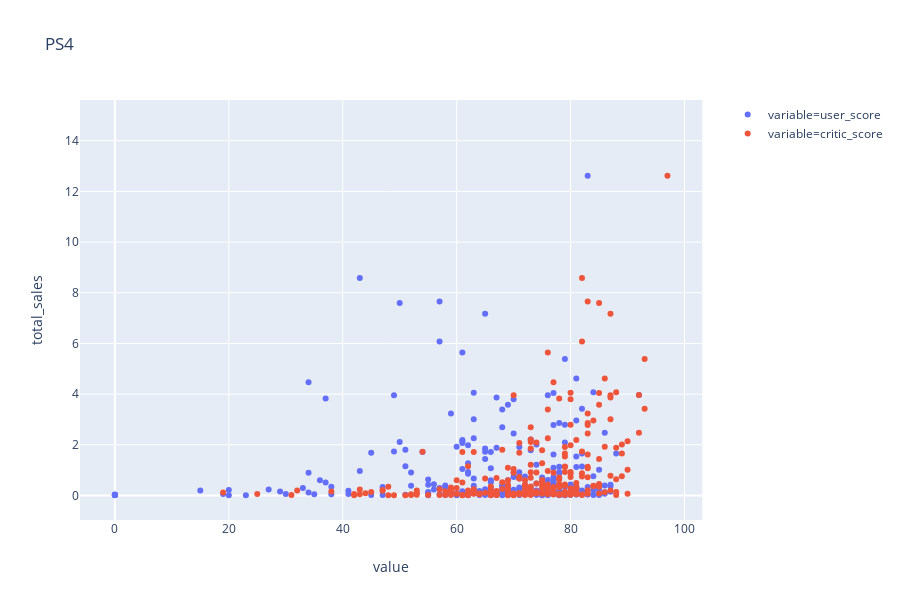
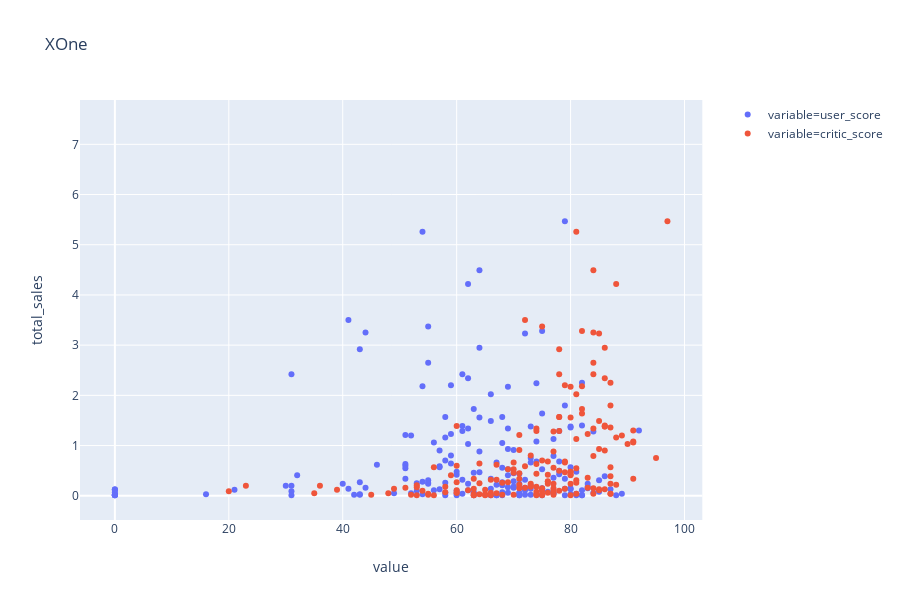
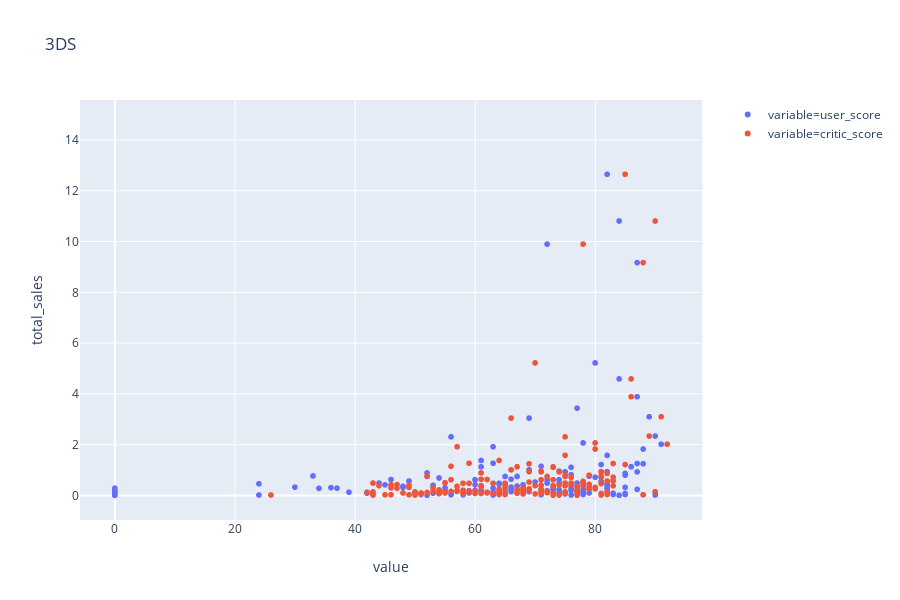
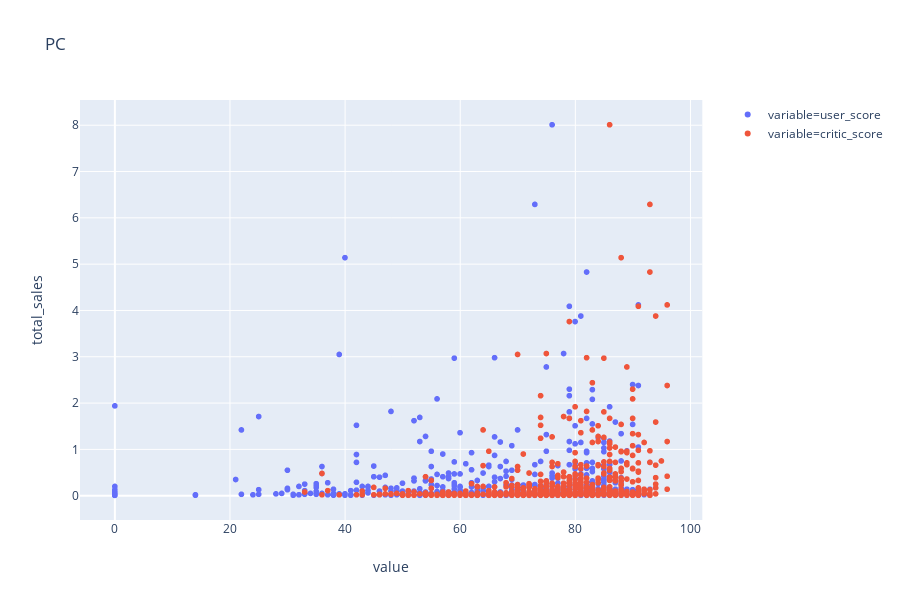

The notebook cell these images were saved under, in order:
### Markdown cell above
&nbsp;&nbsp;&nbsp;&nbsp;&nbsp;Самаые популярные платформы - PlayStation 4 и Nintendo 3DS. XBox One проигрывает конкуренцию PlayStation 4 т.к. наиболее популярные мультиплатформенные тайтлы на PS4 продаются примерно в два раза лучше:
- Call of Duty: Black Ops 3 14,63 млн. долл. на PS4 и 7,39 млн. долл. на XBox One;
- Grand Theft Auto V 12,62 млн. долл. на PS4 и 5,47 млн. долл. на XBox One.  

&nbsp;&nbsp;&nbsp;&nbsp;&nbsp;Медианные продажи на трёх стационарных игровых платформах (PS4, XBox One и WiiU) одинаковы - 0,2 млн. долл., на мобильной Nintendo 3DS - 0,09 млн. долл., на PC - 0,08 млн. долл.  
&nbsp;&nbsp;&nbsp;&nbsp;&nbsp;Посмотрим, как влияют на продажи отзывы пользователей и критиков внутри платформ. Построим диаграммы рассеяния.

### Code cell
for platform in actual_platforms:
    scatter_data = games_data.loc[games_data['platform'] == platform]
    scatter_data['user_score'] = scatter_data['user_score'] * 10
    scatter_data = scatter_data.melt(id_vars='total_sales', value_vars=['user_score', 'critic_score'])
    fig = px.scatter(scatter_data, x='value', y='total_sales', color='variable', title=platform)
    fig.show()

### Figure 1 — Plotly figure (JSON) as saved in the notebook; plotly's stock layout.template omitted (floating-point values rounded to 4 significant figures; data arrays with more than 128 entries replaced by an {"elided": "..."} marker saying what was removed)
{"data": [{"hoverlabel": {"namelength": 0}, "hovertemplate": "variable=user_score<br>value=%{x}<br>total_sales=%{y}", "legendgroup": "variable=user_score", "marker": {"color": "#636efa", "symbol": "circle"}, "mode": "markers", "name": "variable=user_score", "showlegend": true, "type": "scatter", "x": {"elided": "392 int values"}, "xaxis": "x", "y": {"elided": "392 float values"}, "yaxis": "y"}, {"hoverlabel": {"namelength": 0}, "hovertemplate": "variable=critic_score<br>value=%{x}<br>total_sales=%{y}", "legendgroup": "variable=critic_score", "marker": {"color": "#EF553B", "symbol": "circle"}, "mode": "markers", "name": "variable=critic_score", "showlegend": true, "type": "scatter", "x": {"elided": "392 int values"}, "xaxis": "x", "y": {"elided": "392 float values"}, "yaxis": "y"}], "layout": {"height": 600, "legend": {"tracegroupgap": 0}, "title": {"text": "PS4"}, "xaxis": {"anchor": "y", "domain": [0, 0.98], "title": {"text": "value"}}, "yaxis": {"anchor": "x", "domain": [0, 1], "title": {"text": "total_sales"}}}}

### Figure 2 — Plotly figure (JSON) as saved in the notebook; plotly's stock layout.template omitted (floating-point values rounded to 4 significant figures; data arrays with more than 128 entries replaced by an {"elided": "..."} marker saying what was removed)
{"data": [{"hoverlabel": {"namelength": 0}, "hovertemplate": "variable=user_score<br>value=%{x}<br>total_sales=%{y}", "legendgroup": "variable=user_score", "marker": {"color": "#636efa", "symbol": "circle"}, "mode": "markers", "name": "variable=user_score", "showlegend": true, "type": "scatter", "x": {"elided": "247 int values"}, "xaxis": "x", "y": {"elided": "247 float values"}, "yaxis": "y"}, {"hoverlabel": {"namelength": 0}, "hovertemplate": "variable=critic_score<br>value=%{x}<br>total_sales=%{y}", "legendgroup": "variable=critic_score", "marker": {"color": "#EF553B", "symbol": "circle"}, "mode": "markers", "name": "variable=critic_score", "showlegend": true, "type": "scatter", "x": {"elided": "247 int values"}, "xaxis": "x", "y": {"elided": "247 float values"}, "yaxis": "y"}], "layout": {"height": 600, "legend": {"tracegroupgap": 0}, "title": {"text": "XOne"}, "xaxis": {"anchor": "y", "domain": [0, 0.98], "title": {"text": "value"}}, "yaxis": {"anchor": "x", "domain": [0, 1], "title": {"text": "total_sales"}}}}

### Figure 3 — Plotly figure (JSON) as saved in the notebook; plotly's stock layout.template omitted (floating-point values rounded to 4 significant figures; data arrays with more than 128 entries replaced by an {"elided": "..."} marker saying what was removed)
{"data": [{"hoverlabel": {"namelength": 0}, "hovertemplate": "variable=user_score<br>value=%{x}<br>total_sales=%{y}", "legendgroup": "variable=user_score", "marker": {"color": "#636efa", "symbol": "circle"}, "mode": "markers", "name": "variable=user_score", "showlegend": true, "type": "scattergl", "x": {"elided": "520 int values"}, "xaxis": "x", "y": {"elided": "520 float values"}, "yaxis": "y"}, {"hoverlabel": {"namelength": 0}, "hovertemplate": "variable=critic_score<br>value=%{x}<br>total_sales=%{y}", "legendgroup": "variable=critic_score", "marker": {"color": "#EF553B", "symbol": "circle"}, "mode": "markers", "name": "variable=critic_score", "showlegend": true, "type": "scattergl", "x": {"elided": "520 int values"}, "xaxis": "x", "y": {"elided": "520 float values"}, "yaxis": "y"}], "layout": {"height": 600, "legend": {"tracegroupgap": 0}, "title": {"text": "3DS"}, "xaxis": {"anchor": "y", "domain": [0, 0.98], "title": {"text": "value"}}, "yaxis": {"anchor": "x", "domain": [0, 1], "title": {"text": "total_sales"}}}}

### Figure 4 — Plotly figure (JSON) as saved in the notebook; plotly's stock layout.template omitted (floating-point values rounded to 4 significant figures; data arrays with more than 128 entries replaced by an {"elided": "..."} marker saying what was removed)
{"data": [{"hoverlabel": {"namelength": 0}, "hovertemplate": "variable=user_score<br>value=%{x}<br>total_sales=%{y}", "legendgroup": "variable=user_score", "marker": {"color": "#636efa", "symbol": "circle"}, "mode": "markers", "name": "variable=user_score", "showlegend": true, "type": "scattergl", "x": {"elided": "974 int values"}, "xaxis": "x", "y": {"elided": "974 float values"}, "yaxis": "y"}, {"hoverlabel": {"namelength": 0}, "hovertemplate": "variable=critic_score<br>value=%{x}<br>total_sales=%{y}", "legendgroup": "variable=critic_score", "marker": {"color": "#EF553B", "symbol": "circle"}, "mode": "markers", "name": "variable=critic_score", "showlegend": true, "type": "scattergl", "x": {"elided": "974 int values"}, "xaxis": "x", "y": {"elided": "974 float values"}, "yaxis": "y"}], "layout": {"height": 600, "legend": {"tracegroupgap": 0}, "title": {"text": "PC"}, "xaxis": {"anchor": "y", "domain": [0, 0.98], "title": {"text": "value"}}, "yaxis": {"anchor": "x", "domain": [0, 1], "title": {"text": "total_sales"}}}}
